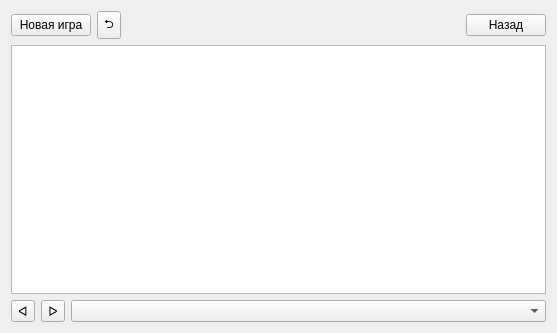
<?xml version="1.0" encoding="UTF-8"?>
<ui version="4.0">
 <class>GameFieldWindow</class>
 <widget class="QWidget" name="GameFieldWindow">
  <property name="geometry">
   <rect>
    <x>0</x>
    <y>0</y>
    <width>557</width>
    <height>333</height>
   </rect>
  </property>
  <property name="windowTitle">
   <string>Form</string>
  </property>
  <layout class="QGridLayout" name="gridLayout">
   <item row="0" column="0">
    <layout class="QVBoxLayout" name="verticalLayout">
     <item>
      <layout class="QHBoxLayout" name="game_header">
       <item>
        <widget class="QPushButton" name="buttonNewGame">
         <property name="focusPolicy">
          <enum>Qt::NoFocus</enum>
         </property>
         <property name="text">
          <string>Новая игра</string>
         </property>
        </widget>
       </item>
       <item>
        <widget class="QToolButton" name="buttonCancelStep">
         <property name="focusPolicy">
          <enum>Qt::NoFocus</enum>
         </property>
         <property name="text">
          <string>⮌</string>
         </property>
        </widget>
       </item>
       <item>
        <spacer name="horizontalSpacer_5">
         <property name="orientation">
          <enum>Qt::Horizontal</enum>
         </property>
         <property name="sizeHint" stdset="0">
          <size>
           <width>40</width>
           <height>20</height>
          </size>
         </property>
        </spacer>
       </item>
       <item>
        <widget class="QPushButton" name="buttonBackGame">
         <property name="focusPolicy">
          <enum>Qt::NoFocus</enum>
         </property>
         <property name="text">
          <string>Назад</string>
         </property>
        </widget>
       </item>
      </layout>
     </item>
     <item>
      <widget class="QGraphicsView" name="graphicsView">
       <property name="focusPolicy">
        <enum>Qt::NoFocus</enum>
       </property>
      </widget>
     </item>
     <item>
      <layout class="QHBoxLayout" name="game_footer">
       <item>
        <widget class="QToolButton" name="buttonPrevStep">
         <property name="focusPolicy">
          <enum>Qt::NoFocus</enum>
         </property>
         <property name="text">
          <string>ᐊ</string>
         </property>
        </widget>
       </item>
       <item>
        <widget class="QToolButton" name="buttonNextStep">
         <property name="focusPolicy">
          <enum>Qt::NoFocus</enum>
         </property>
         <property name="text">
          <string>ᐅ</string>
         </property>
        </widget>
       </item>
       <item>
        <widget class="QComboBox" name="comboBoxSteps">
         <property name="focusPolicy">
          <enum>Qt::NoFocus</enum>
         </property>
        </widget>
       </item>
      </layout>
     </item>
    </layout>
   </item>
  </layout>
 </widget>
 <resources/>
 <connections/>
</ui>
